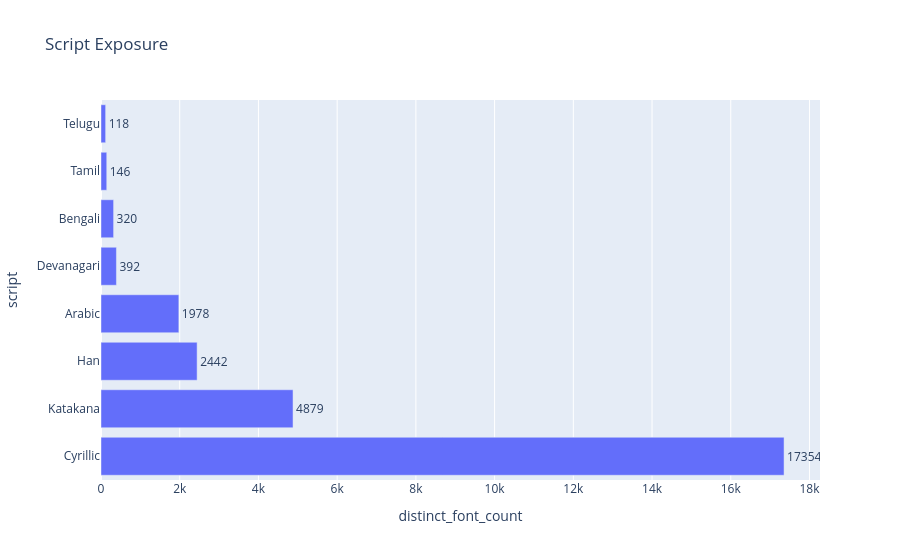

Notebook source saved alongside this figure:
### Code cell
fig = px.bar(
    sup[sup["script"] != "Latin"],
    x="distinct_font_count",
    y="script",
    title="Script Exposure",
    text="distinct_font_count"
)

fig.update_traces(textposition="outside")

fig.show()

### Figure 1 — Plotly figure (JSON) as saved in the notebook; plotly's stock layout.template omitted (floating-point values rounded to 4 significant figures)
{"data": [{"hovertemplate": "distinct_font_count=%{text}<br>script=%{y}<extra></extra>", "legendgroup": "", "marker": {"color": "#636efa", "pattern": {"shape": ""}}, "name": "", "orientation": "h", "showlegend": false, "text": [17350.0, 4879.0, 2442.0, 1978.0, 392.0, 320.0, 146.0, 118.0], "textposition": "outside", "type": "bar", "x": [17354, 4879, 2442, 1978, 392, 320, 146, 118], "xaxis": "x", "y": ["Cyrillic", "Katakana", "Han", "Arabic", "Devanagari", "Bengali", "Tamil", "Telugu"], "yaxis": "y"}], "layout": {"barmode": "relative", "legend": {"tracegroupgap": 0}, "title": {"text": "Script Exposure"}, "xaxis": {"anchor": "y", "domain": [0, 1], "title": {"text": "distinct_font_count"}}, "yaxis": {"anchor": "x", "domain": [0, 1], "title": {"text": "script"}}}}
